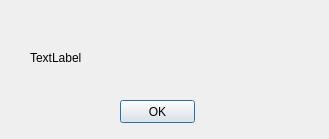
<?xml version="1.0" encoding="UTF-8"?>
<ui version="4.0">
 <class>error</class>
 <widget class="QDialog" name="error">
  <property name="geometry">
   <rect>
    <x>0</x>
    <y>0</y>
    <width>329</width>
    <height>139</height>
   </rect>
  </property>
  <property name="windowTitle">
   <string>Dialog</string>
  </property>
  <widget class="QLabel" name="label">
   <property name="geometry">
    <rect>
     <x>30</x>
     <y>50</y>
     <width>251</width>
     <height>16</height>
    </rect>
   </property>
   <property name="text">
    <string>TextLabel</string>
   </property>
  </widget>
  <widget class="QPushButton" name="pushButton">
   <property name="geometry">
    <rect>
     <x>120</x>
     <y>100</y>
     <width>75</width>
     <height>23</height>
    </rect>
   </property>
   <property name="text">
    <string>OK</string>
   </property>
  </widget>
 </widget>
 <resources/>
 <connections/>
</ui>
